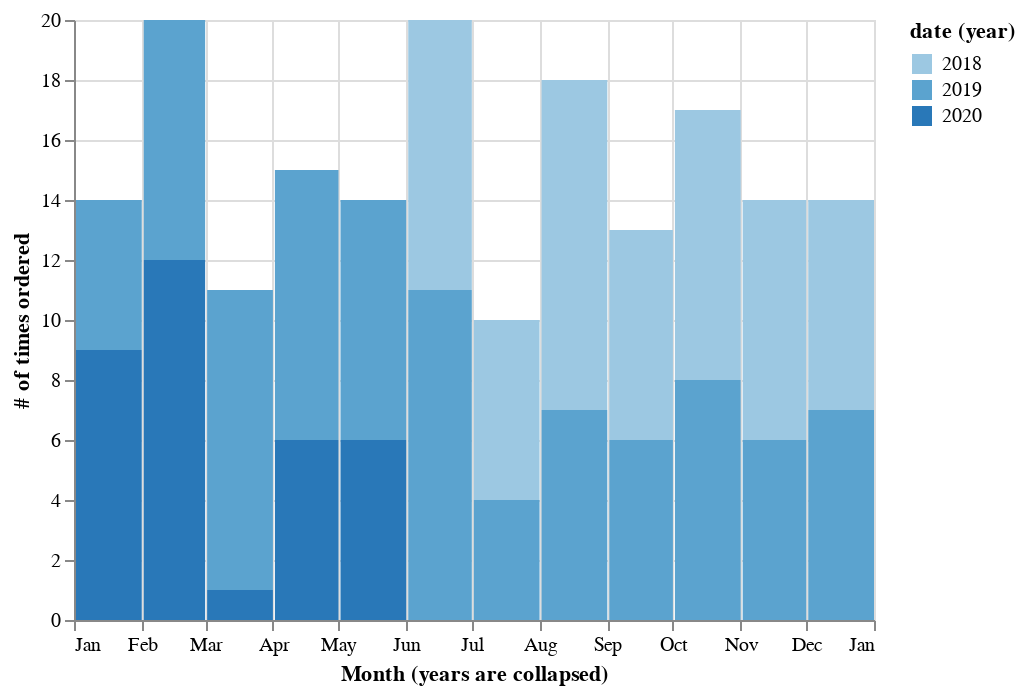

Notebook code cell kept with this figure:
### Code cell
#### ==== behavior per month? #####

alt.Chart(o_df).mark_bar().encode(
    x = alt.X('month(date)',axis=alt.Axis(title='Month (years are collapsed)')),
    y = alt.Y('count()',axis=alt.Axis(title='# of times ordered')),
    shape='year(date):O',
    color='year(date):O',
    tooltip=('restaurant','count()','date','items')
).transform_bin(
    'binned_count', field='date'
).interactive()

### Figure 1 — Vega-Lite specification as saved in the notebook (floating-point values rounded to 4 significant figures; data arrays with more than 128 entries replaced by an {"elided": "..."} marker saying what was removed)
{"config": {"view": {"continuousWidth": 400, "continuousHeight": 300}}, "data": {"name": "data-a0c35d5308fe46d69bbc301be58eae02"}, "mark": "bar", "encoding": {"color": {"type": "ordinal", "field": "date", "timeUnit": "year"}, "shape": {"type": "ordinal", "field": "date", "timeUnit": "year"}, "tooltip": [{"type": "nominal", "field": "restaurant"}, {"type": "quantitative", "aggregate": "count"}, {"type": "temporal", "field": "date"}, {"type": "nominal", "field": "items"}], "x": {"type": "temporal", "axis": {"title": "Month (years are collapsed)"}, "field": "date", "timeUnit": "month"}, "y": {"type": "quantitative", "aggregate": "count", "axis": {"title": "# of times ordered"}}}, "selection": {"selector022": {"type": "interval", "bind": "scales", "encodings": ["x", "y"]}}, "transform": [{"bin": true, "field": "date", "as": "binned_count"}], "$schema": "https://vega.github.io/schema/vega-lite/v4.8.1.json", "datasets": {"data-a0c35d5308fe46d69bbc301be58eae02": {"elided": "182 records"}}}
